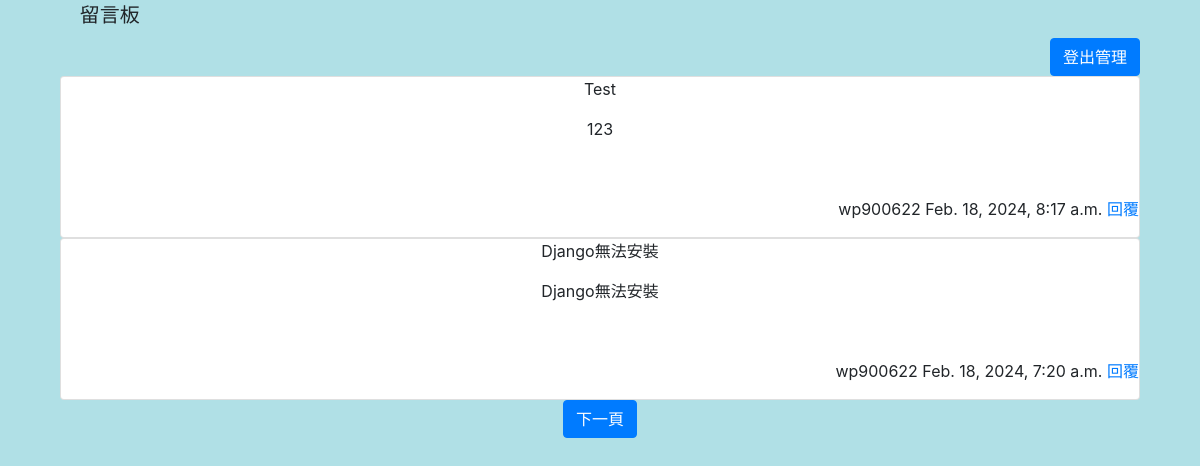
Page /adminmain/ on the earlier database version.
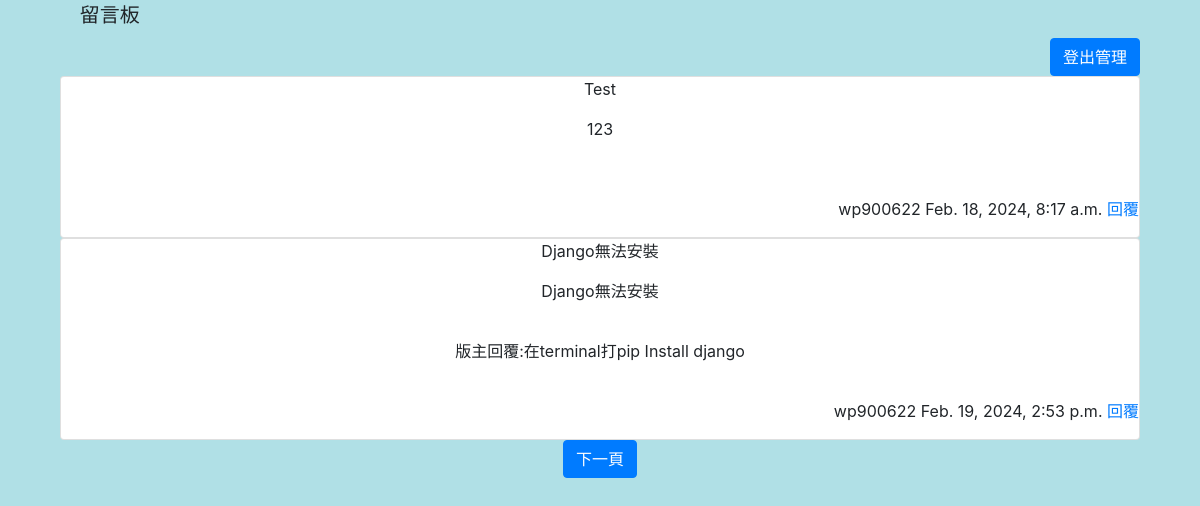
Same page on the later database version.
### messageapp/models.py (models this page shows, shortened)
class modelUnits(models.Model):
    bname = models.CharField(max_length = 20, null=False,default="")
    bgender = models.CharField(max_length = 2, default='m',null=False)
    bsubject = models.CharField(max_length=100,null=False,default="")
    btime = models.DateTimeField(auto_now = True)
    bmail = models.EmailField(max_length = 100, blank = True , default='')
    bcontent = models.TextField(null=False,default="")
    bresponse = models.TextField(blank=True,default="")

### messageapp/views.py (the view)
# urls.py: path('adminmain/',views.adminmain),
def adminmain(request, pageindex=None):
    context =index_admin_common(pageindex)
    return render(request, 'adminmain.html',context)

### templates/adminmain.html (shortened to what this page needs)
{% extends "baseadmin.html" %}
{% load static %}
{% block content %}
    {% for unit in boardunits %}
        <div class="card">
            <div class="card-head text-center">
                <p class="text-center">{{unit.bsubject}}</p>
                <p>{{ unit.bcontent }}</p>
            </div>
            <div class="card-body text-center">
                {% if unit.bresponse != '' %}
                    <p>版主回覆:{{unit.bresponse}}</p>
                {% endif %}
            </div>
            <p align="right">{{unit.bname}} {{unit.btime}}
                {% if unit.bemail != "" %}
                    <a href="mailto:{{unit.bmail}}" target="_blank">回覆</a>
                {% endif %}
            </p>
        </div>
        {% empty %}
            <div class="container">
                <p>目前沒有資料歡迎留言</p>
            </div>
    {% endfor %}
    <div class="text-center">
        {% if currentpage < totpage %}
                <a class="btn btn-primary" href="/index/next/">下一頁</a>
        {% endif %}
    </div>
{% endblock %}

Differences in the rows shown:
changed modelUnits "Django無法安裝": bresponse (not shown) → "在terminal打pip Install django"; btime "Feb. 18, 2024, 7:20 a.m." → "Feb. 19, 2024, 2:53 p.m."
